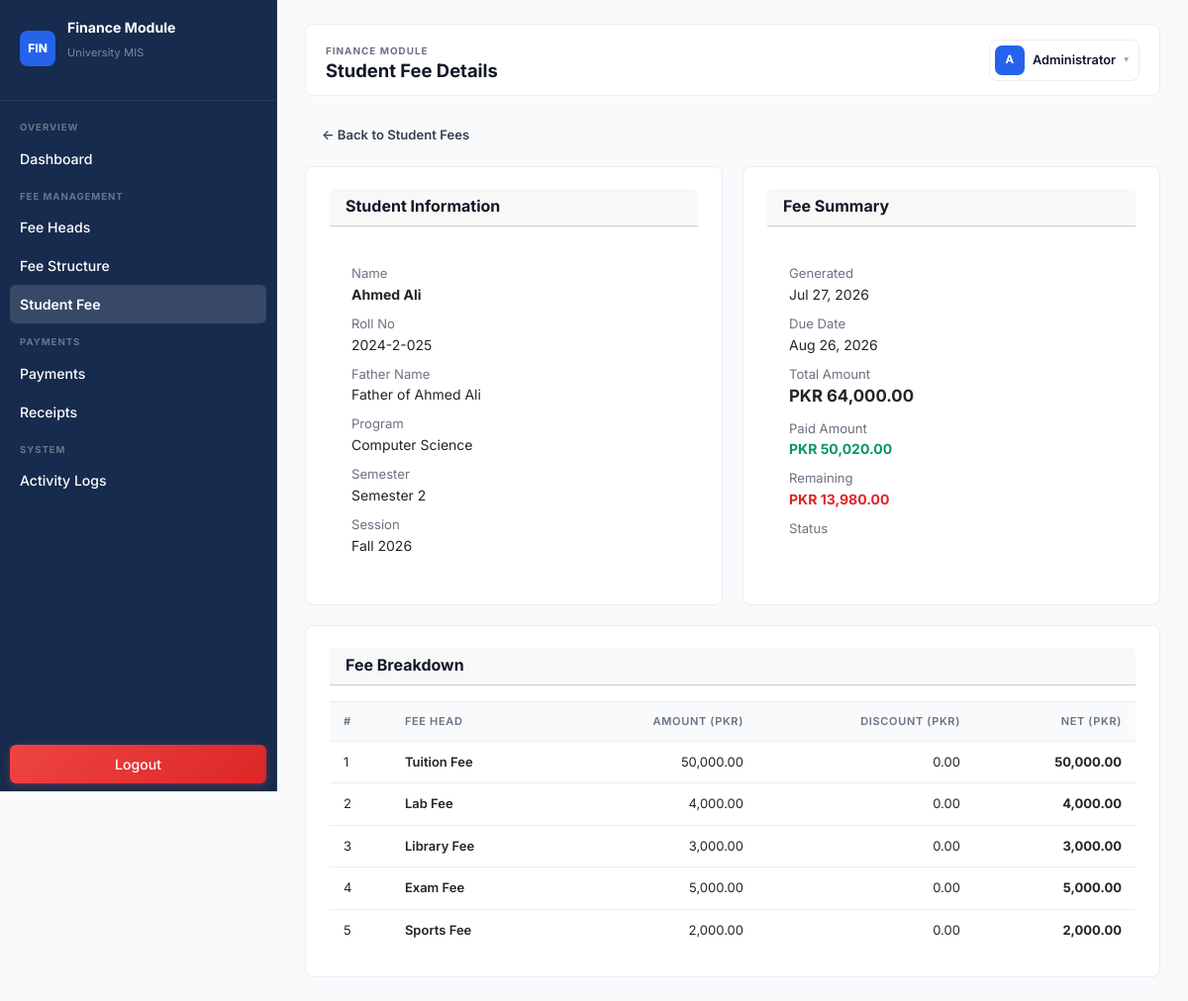
Page /modules/finance/student_fee/view.php?id=13 (signed in) on the committed database.
### tables this page shows
CREATE TABLE `student_fee` (
  `student_fee_id` int(11) NOT NULL,
  `student_id` int(11) NOT NULL,
  `semester_id` int(11) NOT NULL,
  `session_id` int(11) NOT NULL,
  `fee_structure_id` int(11) NOT NULL,
  `total_amount` decimal(12,2) NOT NULL DEFAULT 0.00,
  `paid_amount` decimal(12,2) NOT NULL DEFAULT 0.00,
  `remaining_amount` decimal(12,2) GENERATED ALWAYS AS (`total_amount` - `paid_amount`) STORED,
  `due_date` date DEFAULT NULL,
  `status` enum('Unpaid','Partially Paid','Paid','Overdue') NOT NULL DEFAULT 'Unpaid',
  `generated_by` int(11) NOT NULL,
  `generated_at` timestamp NOT NULL DEFAULT current_timestamp()
);

CREATE TABLE `students` (
  `student_id` int(11) NOT NULL,
  `application_id` int(11) NOT NULL,
  `roll_no` varchar(30) DEFAULT NULL,
  `full_name` varchar(150) NOT NULL,
  `father_name` varchar(150) NOT NULL,
  `cnic_or_bform` varchar(20) DEFAULT NULL,
  `dob` date DEFAULT NULL,
  `gender` enum('Male','Female','Other') DEFAULT NULL,
  `contact_no` varchar(20) DEFAULT NULL,
  `email` varchar(150) DEFAULT NULL,
  `address` varchar(255) DEFAULT NULL,
  `program_id` int(11) NOT NULL,
  `admission_session_id` int(11) NOT NULL,
  `current_session_id` int(11) NOT NULL,
  `current_semester_id` int(11) NOT NULL,
  `batch_year` smallint(6) NOT NULL,
  `admission_date` date NOT NULL,
  `status` enum('Active','Freeze','Graduated','Dropped','Suspended') NOT NULL DEFAULT 'Active',
  `created_at` timestamp NOT NULL DEFAULT current_timestamp(),
  `updated_at` timestamp NOT NULL DEFAULT current_timestamp() ON UPDATE current_timestamp(),
  `user_id` int(11) DEFAULT NULL,
  `semester` int(11) DEFAULT 1
);

CREATE TABLE `departments` (
  `department_id` int(11) NOT NULL,
  `department_name` varchar(100) NOT NULL,
  `department_code` varchar(20) NOT NULL,
  `duration_years` tinyint(4) NOT NULL DEFAULT 4,
  `total_semesters` tinyint(4) NOT NULL DEFAULT 8,
  `status` enum('Active','Inactive') NOT NULL DEFAULT 'Active',
  `created_at` timestamp NOT NULL DEFAULT current_timestamp(),
  `updated_at` timestamp NOT NULL DEFAULT current_timestamp() ON UPDATE current_timestamp()
);

CREATE TABLE `semesters` (
  `semester_id` int(11) NOT NULL,
  `semester_name` varchar(50) NOT NULL,
  `semester_number` tinyint(4) NOT NULL,
  `department_id` int(11) NOT NULL
);

CREATE TABLE `sessions` (
  `session_id` int(11) NOT NULL,
  `session_name` varchar(50) NOT NULL,
  `start_date` date DEFAULT NULL,
  `end_date` date DEFAULT NULL,
  `status` enum('Active','Inactive') NOT NULL DEFAULT 'Active',
  `created_at` timestamp NOT NULL DEFAULT current_timestamp()
);

CREATE TABLE `student_fee_details` (
  `id` int(11) NOT NULL,
  `student_fee_id` int(11) NOT NULL,
  `fee_head_id` int(11) NOT NULL,
  `amount` decimal(10,2) NOT NULL,
  `discount_amount` decimal(10,2) NOT NULL DEFAULT 0.00,
  `net_amount` decimal(10,2) GENERATED ALWAYS AS (`amount` - `discount_amount`) STORED
);

CREATE TABLE `fee_heads` (
  `fee_head_id` int(11) NOT NULL,
  `fee_head_name` varchar(100) NOT NULL,
  `description` varchar(255) DEFAULT NULL,
  `status` enum('Active','Inactive') NOT NULL DEFAULT 'Active',
  `deleted_at` timestamp NULL DEFAULT NULL,
  `created_at` timestamp NOT NULL DEFAULT current_timestamp(),
  `updated_at` timestamp NOT NULL DEFAULT current_timestamp() ON UPDATE current_timestamp()
);

### modules/finance/student_fee/view.php (the view, shortened to what this page needs)
<?php
include_once __DIR__ . '/../includes/header.php';
$student_fee_id = mysqli_real_escape_string($conn, $_GET['id']);
$sql = "SELECT sf.student_fee_id, sf.total_amount, sf.paid_amount, sf.remaining_amount, sf.status, sf.generated_at, sf.due_date,
               s.full_name, s.roll_no, s.father_name, s.email, s.contact_no,
               d.department_name, sm.semester_name, ses.session_name
        FROM student_fee sf
        JOIN students s ON s.student_id = sf.student_id
        JOIN departments d ON d.department_id = s.program_id
        JOIN semesters sm ON sm.semester_id = sf.semester_id
        JOIN sessions ses ON ses.session_id = sf.session_id
        WHERE sf.student_fee_id = '$student_fee_id'";
$result = mysqli_query($conn, $sql);
$fee = mysqli_fetch_assoc($result);
$detail_sql = "SELECT fh.fee_head_name, sfd.amount, sfd.discount_amount, sfd.net_amount
               FROM student_fee_details sfd
               JOIN fee_heads fh ON fh.fee_head_id = sfd.fee_head_id
               WHERE sfd.student_fee_id = '$student_fee_id'";
$detail_result = mysqli_query($conn, $detail_sql);
$badgeClass = 'badge-outline';
if ($fee['status'] === 'Paid') $badgeClass = 'badge-active';
elseif ($fee['status'] === 'Partially Paid') $badgeClass = 'badge-pending';
elseif ($fee['status'] === 'Overdue') $badgeClass = 'badge-inactive';
?>
<div style="margin-bottom:16px;">
    <a href="index.php" class="btn btn-ghost" style="font-size:.82rem;">&#8592; Back to Student Fees</a>
</div>
<div style="display:grid;grid-template-columns:1fr 1fr;gap:20px;margin-bottom:20px;">
    <div class="card">
        <div class="card-header"><h3>Student Information</h3></div>
        <div style="padding:22px;">
            <div style="display:grid;gap:10px;">
                <div><span class="muted" style="font-size:.82rem;display:block;">Name</span><strong><?= htmlspecialchars($fee['full_name']) ?></strong></div>
                <div><span class="muted" style="font-size:.82rem;display:block;">Roll No</span><?= htmlspecialchars($fee['roll_no'] ?? 'N/A') ?></div>
                <div><span class="muted" style="font-size:.82rem;display:block;">Father Name</span><?= htmlspecialchars($fee['father_name'] ?? 'N/A') ?></div>
                <div><span class="muted" style="font-size:.82rem;display:block;">Program</span><?= htmlspecialchars($fee['department_name']) ?></div>
                <div><span class="muted" style="font-size:.82rem;display:block;">Semester</span><?= htmlspecialchars($fee['semester_name']) ?></div>
                <div><span class="muted" style="font-size:.82rem;display:block;">Session</span><?= htmlspecialchars($fee['session_name']) ?></div>
            </div>
        </div>
    </div>
    <div class="card">
        <div class="card-header"><h3>Fee Summary</h3></div>
        <div style="padding:22px;">
            <div style="display:grid;gap:10px;">
                <div><span class="muted" style="font-size:.82rem;display:block;">Generated</span><?= date('M j, Y', strtotime($fee['generated_at'])) ?></div>
                <div><span class="muted" style="font-size:.82rem;display:block;">Due Date</span><?= $fee['due_date'] ? date('M j, Y', strtotime($fee['due_date'])) : 'N/A' ?></div>
                <div><span class="muted" style="font-size:.82rem;display:block;">Total Amount</span><strong style="font-size:1.05rem;">PKR <?= number_format($fee['total_amount'], 2) ?></strong></div>
                <div><span class="muted" style="font-size:.82rem;display:block;">Paid Amount</span><strong style="color:var(--success);">PKR <?= number_format($fee['paid_amount'], 2) ?></strong></div>
                <div><span class="muted" style="font-size:.82rem;display:block;">Remaining</span><strong style="color:<?= $fee['remaining_amount'] > 0 ? 'var(--danger)' : 'var(--success)' ?>;">PKR <?= number_format($fee['remaining_amount'], 2) ?></strong></div>
                <div><span class="muted" style="font-size:.82rem;display:block;">Status</span><span class="badge <?= $badgeClass ?>"><?= $fee['status'] ?></span></div>
            </div>
        </div>
    </div>
</div>
<div class="card">
    <div class="card-header"><h3>Fee Breakdown</h3></div>
    <div class="table-responsive">
        <table>
            <thead>
                <tr>
                    <th>#</th>
                    <th>Fee Head</th>
                    <th style="text-align:right">Amount (PKR)</th>
                    <th style="text-align:right">Discount (PKR)</th>
                    <th style="text-align:right">Net (PKR)</th>
                </tr>
            </thead>
            <tbody>
                <?php $count = 1; if (mysqli_num_rows($detail_result) > 0): ?>
                    <?php while ($row = mysqli_fetch_assoc($detail_result)): ?>
                    <tr>
                        <td><?= $count++ ?></td>
                        <td style="font-weight:600;"><?= htmlspecialchars($row['fee_head_name']) ?></td>
                        <td style="text-align:right;"><?= number_format($row['amount'], 2) ?></td>
                        <td style="text-align:right;"><?= number_format($row['discount_amount'], 2) ?></td>
                        <td style="text-align:right;font-weight:700;"><?= number_format($row['net_amount'], 2) ?></td>
                    </tr>
                    <?php endwhile; ?>
                <?php else: ?>
                    <tr><td colspan="5" class="muted text-center" style="padding:20px;">No fee details found.</td></tr>
                <?php endif; ?>
            </tbody>
        </table>
    </div>
</div>
<?php include_once __DIR__ . '/../includes/footer.php'; ?>

### modules/lms/public/assets/style.css (style rules this page uses)
:root { --navy: #162B4D; --navy-light: #1e3a5f; --navy-hover: #243d63; --bg: #F8FAFC; --panel: #ffffff; --border: #E8EDF4; --border-strong: #D1D9E6; --text: #374151; --text-strong: #111827; --text-secondary:#6B7280; --muted: #9CA3AF; --accent: #2563EB; --accent-hover: #1D4ED8; --accent-light: #EFF6FF; --success: #059669; --success-bg: #ECFDF5; --success-border:#A7F3D0; --warning: #D97706; --warning-bg: #FFFBEB; --warning-border:#FDE68A; --danger: #DC2626; --danger-bg: #FEF2F2; --danger-border: #FECACA; --info-bg: #EFF6FF; --info-border: #BFDBFE; --shadow-sm: 0 1px 2px rgba(0,0,0,0.04); --shadow: 0 1px 3px rgba(0,0,0,0.06), 0 1px 2px rgba(0,0,0,0.04); --shadow-md: 0 4px 6px rgba(0,0,0,0.05), 0 2px 4px rgba(0,0,0,0.04); --radius: 8px; --radius-sm: 6px; --radius-lg: 12px; --sidebar-w: 280px; --topbar-h: 60px; --font: 'Inter', -apple-system, BlinkMacSystemFont, 'Segoe UI', sans-serif; --ease: cubic-bezier(0.4, 0, 0.2, 1); }
*, *::before, *::after { box-sizing: border-box; margin: 0; padding: 0; }
html { height: 100%; scroll-behavior: smooth; }
body { min-height: 100%; font-family: var(--font); color: var(--text); font-size: 14px; line-height: 1.5; background: var(--bg); -webkit-font-smoothing: antialiased; }
a { color: inherit; text-decoration: none; transition: color .15s var(--ease); }
.muted { color: var(--text-secondary); font-size: .84rem; }
.panel, .card { border: 1px solid var(--border); border-radius: var(--radius); background: var(--panel); box-shadow: none; padding: 22px 24px; }
.card-header { margin-bottom: 16px; display: flex; align-items: center; justify-content: space-between; flex-wrap: wrap; gap: 8px; }
.card-header h3, .card-header h5, .card-header h6 { margin: 0 0 2px; font-size: 1rem; font-weight: 700; color: var(--text-strong); }
.table-responsive { overflow-x: auto; margin-bottom: 4px; }
table, .data-table, .table { width: 100%; border-collapse: collapse; font-size: 13px; }
th, td { padding: 11px 14px; border-bottom: 1px solid var(--border); text-align: left; vertical-align: middle; }
th { font-weight: 600; font-size: 11px; text-transform: uppercase; letter-spacing: .06em; background: var(--bg); border-top: 1px solid var(--border); border-bottom: 1px solid var(--border); color: var(--text-secondary); white-space: nowrap; }
tbody tr { transition: background .12s var(--ease); }
tbody tr:last-child td { border-bottom: 0; }
.badge, .status-badge { display: inline-flex; align-items: center; justify-content: center; gap: 4px; padding: 3px 10px; border-radius: 999px; font-size: .72rem; font-weight: 600; white-space: nowrap; border: 1px solid transparent; text-transform: capitalize; }
.btn { display: inline-flex; align-items: center; justify-content: center; gap: 6px; padding: 8px 16px; border-radius: var(--radius-sm); border: 1px solid transparent; cursor: pointer; font-family: inherit; font-size: .82rem; font-weight: 600; line-height: 1; transition: all .15s var(--ease); white-space: nowrap; background: var(--panel); color: var(--text); border-color: var(--border); }
.btn-ghost { background: transparent; color: var(--text); border-color: transparent; }

### rows in the picture
student_fee: student.full_name "Ahmed Ali", student.roll_no "2024-2-025", student.father_name "Father of Ahmed Ali", departments.department_name "Computer Science", semester.semester_name "Semester 2", session.session_name "Fall 2026", generated_at "Jul 27, 2026", due_date "Aug 26, 2026", total_amount "64,000.00", paid_amount "50,020.00", remaining_amount "13,980.00"
student_fee_details: fee_head.fee_head_name "Tuition Fee", amount "50,000.00", discount_amount "0.00", net_amount "50,000.00"
student_fee_details: fee_head.fee_head_name "Lab Fee", amount "4,000.00", discount_amount "0.00", net_amount "4,000.00"
student_fee_details: fee_head.fee_head_name "Library Fee", amount "3,000.00", discount_amount "0.00", net_amount "3,000.00"
student_fee_details: fee_head.fee_head_name "Exam Fee", amount "5,000.00", discount_amount "0.00", net_amount "5,000.00"
student_fee_details: fee_head.fee_head_name "Sports Fee", amount "2,000.00", discount_amount "0.00", net_amount "2,000.00"

### other values in the picture
$pageTitle "Student Fee Details"
$userInitial "A"
$userName "Administrator"
